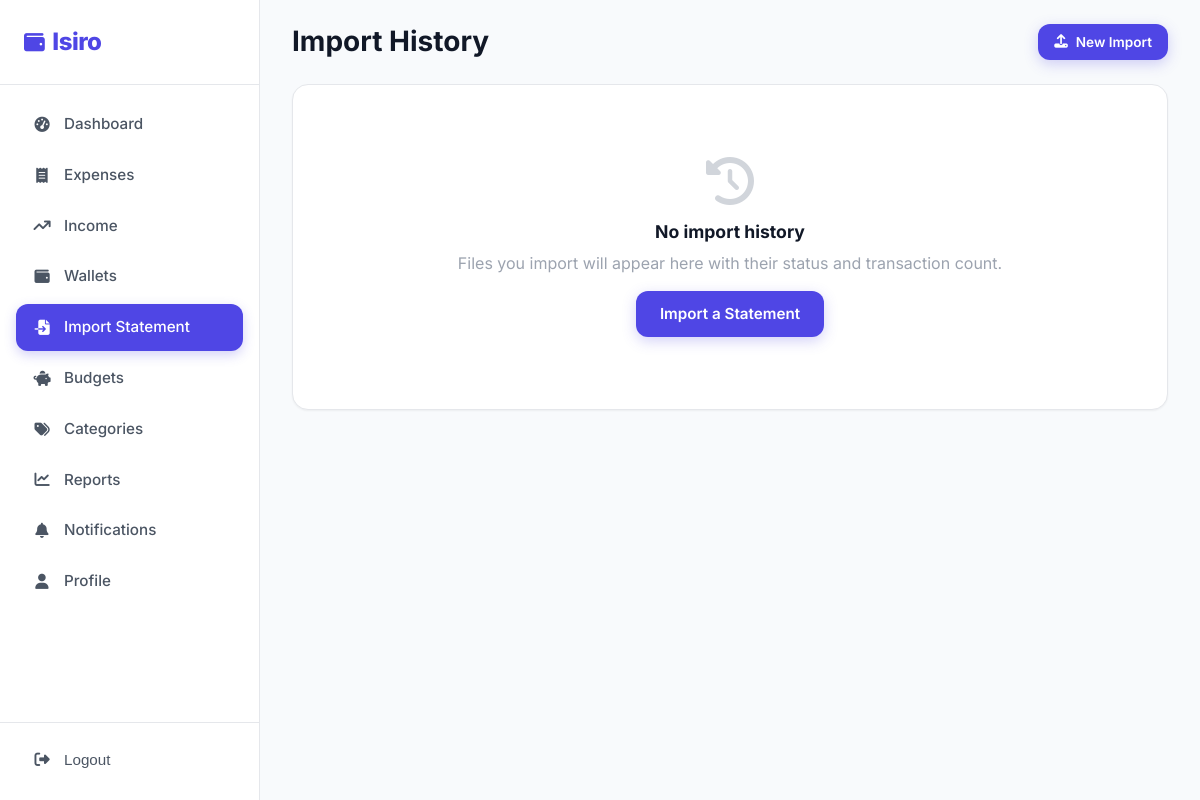
/imports/history/ (signed in), run on an earlier commit of the app's database.
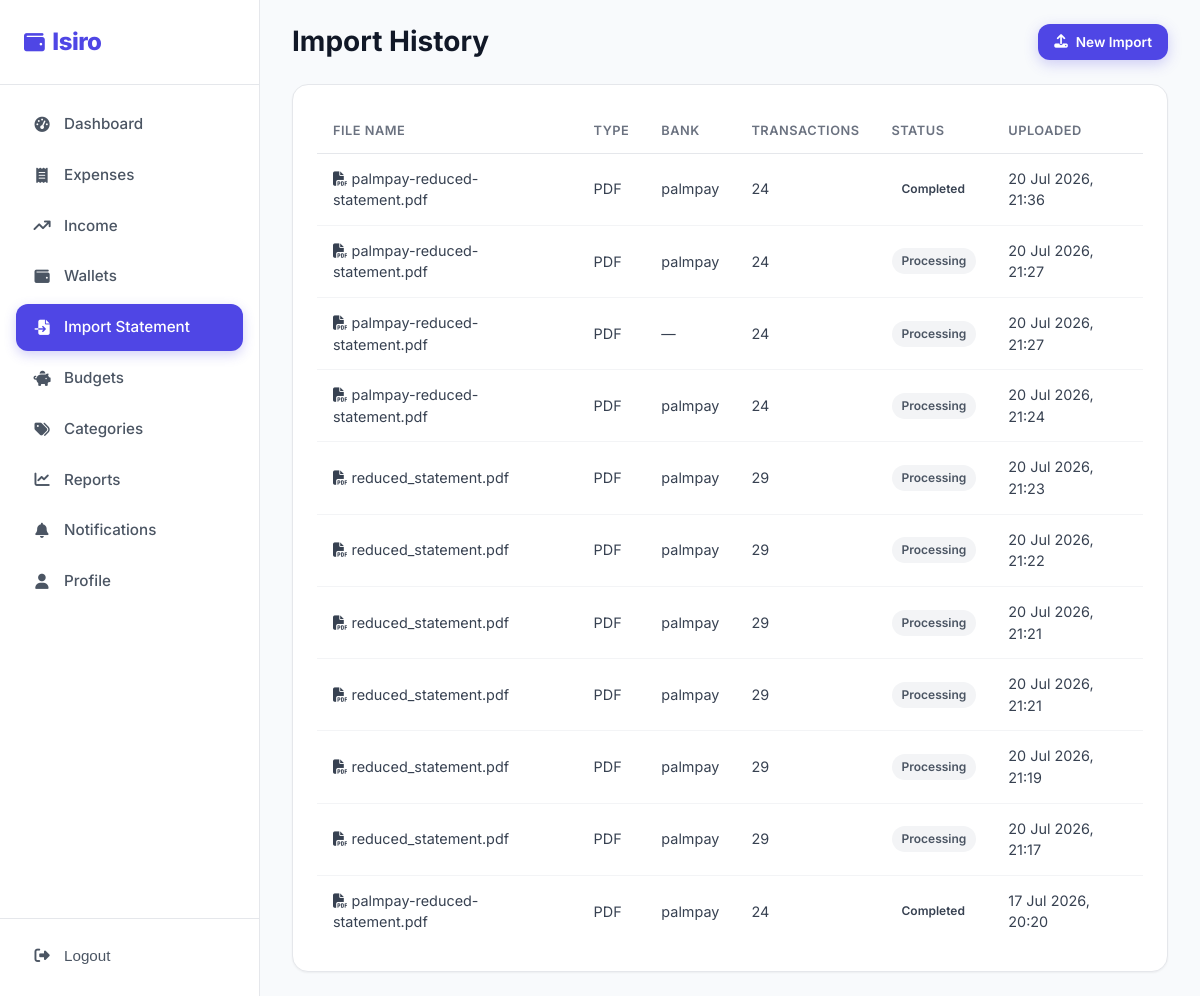
And on a later commit of the database.
### imports/models.py (models this page shows, shortened)
class ImportedFile(models.Model):
    class FileType(models.TextChoices):
        PDF = "pdf", "PDF"
        CSV = "csv", "CSV"
    class Status(models.TextChoices):
        PENDING = "pending", "Pending"
        PROCESSING = "processing", "Processing"
        COMPLETED = "completed", "Completed"
        FAILED = "failed", "Failed"
    user = models.ForeignKey(settings.AUTH_USER_MODEL, on_delete=models.CASCADE, related_name="imported_files")
    file = models.FileField(upload_to="imports/", blank=True, null=True)
    file_type = models.CharField(max_length=5, choices=FileType.choices)
    bank_name = models.CharField(max_length=100, blank=True)
    file_name = models.CharField(max_length=255)
    row_count = models.PositiveIntegerField(default=0)
    status = models.CharField(max_length=20, choices=Status.choices, default=Status.PENDING)
    uploaded_at = models.DateTimeField(auto_now_add=True)

### imports/views.py (the view)
# urls.py: path("history/", ImportHistoryView.as_view(), name="history"),
class ImportHistoryView(LoginRequiredMixin, View):
    login_url = "users:login"
    template_name = "imports/import_history.html"
    def get(self, request):
        files = ImportedFile.objects.filter(
            user=request.user).order_by("-uploaded_at")
        return render(request, self.template_name, {"files": files})

### templates/imports/import_history.html (shortened to what this page needs)
{% extends "base.html" %}
{% load static %}
{% block body_class %}app-page{% endblock %}
{% block content %}
<div class="app-layout">
    {% include "partials/sidebar.html" with active="imports" %}
    <main class="main-content">
        <div class="topbar">
            <div style="display:flex; align-items:center; gap:16px;">
                <h1>Import History</h1>
            </div>
            <div class="topbar-actions">
                <a href="{% url 'imports:upload' %}" class="btn btn-primary btn-sm">
                    <i class="fas fa-upload"></i> New Import
                </a>
            </div>
        </div>
        <div class="txn-section">
            {% if files %}
            <div class="table-wrap">
                <table class="data-table">
                    <thead>
                        <tr>
                            <th>File Name</th>
                            <th>Type</th>
                            <th>Bank</th>
                            <th>Transactions</th>
                            <th>Status</th>
                            <th>Uploaded</th>
                        </tr>
                    </thead>
                    <tbody>
                        {% for f in files %}
                        <tr>
                            <td><i class="fas fa-{% if f.file_type == 'pdf' %}file-pdf{% else %}file-csv{% endif %}" style="color:var(--{% if f.file_type == 'pdf' %}danger{% else %}success{% endif %}-500;"></i> {{ f.file_name }}</td>
                            <td>{{ f.get_file_type_display }}</td>
                            <td>{{ f.bank_name|default:"—" }}</td>
                            <td>{{ f.row_count }}</td>
                            <td>
                                <span class="badge {% if f.status == 'completed' %}badge-success{% elif f.status == 'failed' %}badge-expense{% else %}badge-source{% endif %}">
                                    {{ f.get_status_display }}
                                </span>
                            </td>
                            <td>{{ f.uploaded_at|date:"d M Y, H:i" }}</td>
                        </tr>
                        {% endfor %}
                    </tbody>
                </table>
            </div>
            {% else %}
            <div class="empty-state">
                <i class="fas fa-clock-rotate-left"></i>
                <h3>No import history</h3>
                <p>Files you import will appear here with their status and transaction count.</p>
                <a href="{% url 'imports:upload' %}" class="btn btn-primary" style="margin-top:16px;">
                    <span class="btn-text">Import a Statement</span>
                </a>
            </div>
            {% endif %}
        </div>
    </main>
</div>
{% endblock %}

### templates/base.html (shortened to what this page needs)
{% load static %}
<!DOCTYPE html>
<html lang="en">
<head>
    <link rel="stylesheet" href="https://cdnjs.cloudflare.com/ajax/libs/font-awesome/6.5.1/css/all.min.css">
    <link rel="stylesheet" href="{% static 'css/style.css' %}">
</head>
<body class="{% block body_class %}{% endblock %}">
{% block content %}
{% endblock %}
</body>
</html>

### templates/partials/sidebar.html (shortened to what this page needs)
{% load static %}
<aside class="sidebar">
  <div class="sidebar-header">
    <a href="{% url 'landing' %}" class="logo"
      ><i class="fas fa-wallet"></i> Isiro</a
    >
  </div>
  <nav class="sidebar-nav">
    <a
      href="{% url 'dashboard' %}"
      class="nav-item {% if active == 'dashboard' %}active{% endif %}"
      ><i class="fas fa-gauge-high"></i> Dashboard</a
    >
    <a
      href="{% url 'expenses:list' %}"
      class="nav-item {% if active == 'expenses' %}active{% endif %}"
      ><i class="fas fa-receipt"></i> Expenses</a
    >
    <a
      href="{% url 'income:income_list' %}"
      class="nav-item {% if active == 'income' %}active{% endif %}"
      ><i class="fas fa-arrow-trend-up"></i> Income</a
    >
    <a
      href="{% url 'expenses:wallet_list' %}"
      class="nav-item {% if active == 'wallets' %}active{% endif %}"
      ><i class="fas fa-wallet"></i> Wallets</a
    >
    <a
      href="{% url 'imports:upload' %}"
      class="nav-item {% if active == 'imports' %}active{% endif %}"
      ><i class="fas fa-file-import"></i> Import Statement</a
    >
    <a
      href="{% url 'budgets:list' %}"
      class="nav-item {% if active == 'budgets' %}active{% endif %}"
      ><i class="fas fa-piggy-bank"></i> Budgets</a
    >
    <a
      href="{% url 'expenses:categories' %}"
      class="nav-item {% if active == 'categories' %}active{% endif %}"
      ><i class="fas fa-tags"></i> Categories</a
    >
    <a
      href="{% url 'expenses:reports' %}"
      class="nav-item {% if active == 'reports' %}active{% endif %}"
      ><i class="fas fa-chart-line"></i> Reports</a
    >
    <a
      href="{% url 'notifications:list' %}"
      class="nav-item {% if active == 'notifications' %}active{% endif %}"
    >
      <i class="fas fa-bell"></i> Notifications
    </a>
    <a
      href="{% url 'users:profile' %}"
      class="nav-item {% if active == 'profile' %}active{% endif %}"
      ><i class="fas fa-user"></i> Profile</a
    >
  </nav>
  <div class="sidebar-footer">
    <form method="post" action="{% url 'users:logout' %}">
      <button
        type="submit"
        class="nav-item"
        style="width: 100%; border: none; background: none; text-align: left"
      >
        <i class="fas fa-right-from-bracket"></i> Logout
      </button>
    </form>
  </div>
</aside>

### static/css/style.css (style rules this page uses)
:root { --primary-50: #EEF2FF; --primary-100: #E0E7FF; --primary-200: #C7D2FE; --primary-300: #A5B4FC; --primary-400: #818CF8; --primary-500: #6366F1; --primary-600: #4F46E5; --primary-700: #4338CA; --primary-800: #3730A3; --success-50: #ECFDF5; --success-100: #D1FAE5; --success-500: #10B981; --success-600: #059669; --success-700: #047857; --danger-50: #FEF2F2; --danger-100: #FEE2E2; --danger-500: #EF4444; --danger-600: #DC2626; --danger-700: #B91C1C; --warning-50: #FFFBEB; --warning-100: #FEF3C7; --warning-500: #F59E0B; --warning-600: #D97706; --accent-500: #0EA5E9; --accent-600: #0284C7; --gray-50: #F9FAFB; --gray-100: #F3F4F6; --gray-200: #E5E7EB; --gray-300: #D1D5DB; --gray-400: #9CA3AF; --gray-500: #6B7280; --gray-600: #4B5563; --gray-700: #374151; --gray-800: #1F2937; --gray-900: #111827; --bg: #F8FAFC; --surface: #FFFFFF; --border: #E5E7EB; --shadow-sm: 0 1px 2px rgba(0,0,0,0.05); --shadow: 0 4px 12px rgba(0,0,0,0.07); --shadow-md: 0 8px 24px rgba(0,0,0,0.08); --shadow-lg: 0 16px 48px rgba(0,0,0,0.10); --r-sm: 8px; --r: 12px; --r-lg: 16px; --r-xl: 24px; --r-full: 9999px; --sp-1: 4px; --sp-2: 8px; --sp-3: 12px; --sp-4: 16px; --sp-5: 20px; --sp-6: 24px; --sp-8: 32px; --sp-10: 40px; --sp-12: 48px; --sp-16: 64px; --font: 'Inter', -apple-system, BlinkMacSystemFont, 'Segoe UI', sans-serif; }
*, *::before, *::after { box-sizing: border-box; margin: 0; padding: 0; }
html { scroll-behavior: smooth; }
body { font-family: var(--font); background: var(--bg); color: var(--gray-800); line-height: 1.5; -webkit-font-smoothing: antialiased; }
a { color: var(--primary-600); text-decoration: none; transition: color .2s; }
h1, h2, h3, h4 { line-height: 1.2; font-weight: 700; color: var(--gray-900); }
h1 { font-size: 2.5rem; }
.btn { display: inline-flex; align-items: center; justify-content: center; gap: var(--sp-2); padding: 12px 24px; border: none; border-radius: var(--r); font-family: var(--font); font-size: 0.95rem; font-weight: 600; cursor: pointer; transition: all .2s ease; white-space: nowrap; position: relative; overflow: hidden; }
.btn-primary { background: var(--primary-600); color: #fff; box-shadow: 0 4px 14px rgba(79,70,229,0.25); }
.btn-sm { padding: 8px 16px; font-size: 0.85rem; }
.logo { font-size: 1.5rem; font-weight: 800; color: var(--primary-600); letter-spacing: -0.5px; display: flex; align-items: center; gap: var(--sp-2); }
.logo i { font-size: 1.3rem; }
.app-layout { display: flex; min-height: 100vh; }
.sidebar { width: 260px; background: var(--surface); border-right: 1px solid var(--border); display: flex; flex-direction: column; position: fixed; top: 0; left: 0; bottom: 0; z-index: 50; transition: transform .3s ease; }
.sidebar-header { padding: var(--sp-6); border-bottom: 1px solid var(--border); }
.sidebar-nav { padding: var(--sp-4); flex: 1; overflow-y: auto; }
.nav-item { display: flex; align-items: center; gap: var(--sp-3); padding: 12px 16px; border-radius: var(--r); color: var(--gray-600); font-weight: 500; font-size: 0.95rem; margin-bottom: var(--sp-1); transition: all .2s ease; cursor: pointer; }
.nav-item.active { background: var(--primary-600); color: #fff; box-shadow: 0 4px 12px rgba(79,70,229,0.25); }
.nav-item i { width: 20px; text-align: center; }
.sidebar-footer { padding: var(--sp-4); border-top: 1px solid var(--border); }
.main-content { flex: 1; margin-left: 260px; padding: var(--sp-6) var(--sp-8); min-width: 0; }
.topbar { display: flex; align-items: center; justify-content: space-between; margin-bottom: var(--sp-6); }
.topbar h1 { font-size: 1.75rem; }
.topbar-actions { display: flex; gap: var(--sp-3); align-items: center; }
.txn-section { background: var(--surface); border: 1px solid var(--border); border-radius: var(--r-lg); padding: var(--sp-6); box-shadow: var(--shadow-sm); }
.table-wrap { overflow-x: auto; }
table.data-table { width: 100%; border-collapse: collapse; }
.data-table th { text-align: left; padding: 12px 16px; font-size: 0.8rem; font-weight: 600; text-transform: uppercase; letter-spacing: 0.5px; color: var(--gray-500); border-bottom: 1px solid var(--border); }
.data-table td { padding: 14px 16px; border-bottom: 1px solid var(--gray-100); font-size: 0.9rem; color: var(--gray-700); }
.data-table tr:last-child td { border-bottom: none; }
.badge { display: inline-flex; align-items: center; gap: 4px; padding: 4px 10px; border-radius: var(--r-full); font-size: 0.75rem; font-weight: 600; }
.badge-source { background: var(--gray-100); color: var(--gray-600); }

What changed in the data, as far as the page shows it:
added ImportedFile: file_name "palmpay-reduced-statement.pdf", file_type "PDF", bank_name "palmpay", row_count "24", status "Completed", uploaded_at "20 Jul 2026, 21:36"
added ImportedFile: file_name "palmpay-reduced-statement.pdf", file_type "PDF", bank_name "palmpay", row_count "24", status "Processing", uploaded_at "20 Jul 2026, 21:27"
added ImportedFile: file_name "palmpay-reduced-statement.pdf", file_type "PDF", bank_name "—", row_count "24", status "Processing", uploaded_at "20 Jul 2026, 21:27"
added ImportedFile: file_name "palmpay-reduced-statement.pdf", file_type "PDF", bank_name "palmpay", row_count "24", status "Processing", uploaded_at "20 Jul 2026, 21:24"
added ImportedFile: file_name "reduced_statement.pdf", file_type "PDF", bank_name "palmpay", row_count "29", status "Processing", uploaded_at "20 Jul 2026, 21:23"
added ImportedFile: file_name "reduced_statement.pdf", file_type "PDF", bank_name "palmpay", row_count "29", status "Processing", uploaded_at "20 Jul 2026, 21:22"
added ImportedFile: file_name "reduced_statement.pdf", file_type "PDF", bank_name "palmpay", row_count "29", status "Processing", uploaded_at "20 Jul 2026, 21:21"
added ImportedFile: file_name "reduced_statement.pdf", file_type "PDF", bank_name "palmpay", row_count "29", status "Processing", uploaded_at "20 Jul 2026, 21:21"
added ImportedFile: file_name "reduced_statement.pdf", file_type "PDF", bank_name "palmpay", row_count "29", status "Processing", uploaded_at "20 Jul 2026, 21:19"
added ImportedFile: file_name "reduced_statement.pdf", file_type "PDF", bank_name "palmpay", row_count "29", status "Processing", uploaded_at "20 Jul 2026, 21:17"
added ImportedFile: file_name "palmpay-reduced-statement.pdf", file_type "PDF", bank_name "palmpay", row_count "24", status "Completed", uploaded_at "17 Jul 2026, 20:20"
Also different on the page:
text no longer shown: "No import history Files you import will appear here with their status and transaction count. Import a Statement"
text now shown: "FILE NAME TYPE BANK TRANSACTIONS STATUS UPLOADED"
